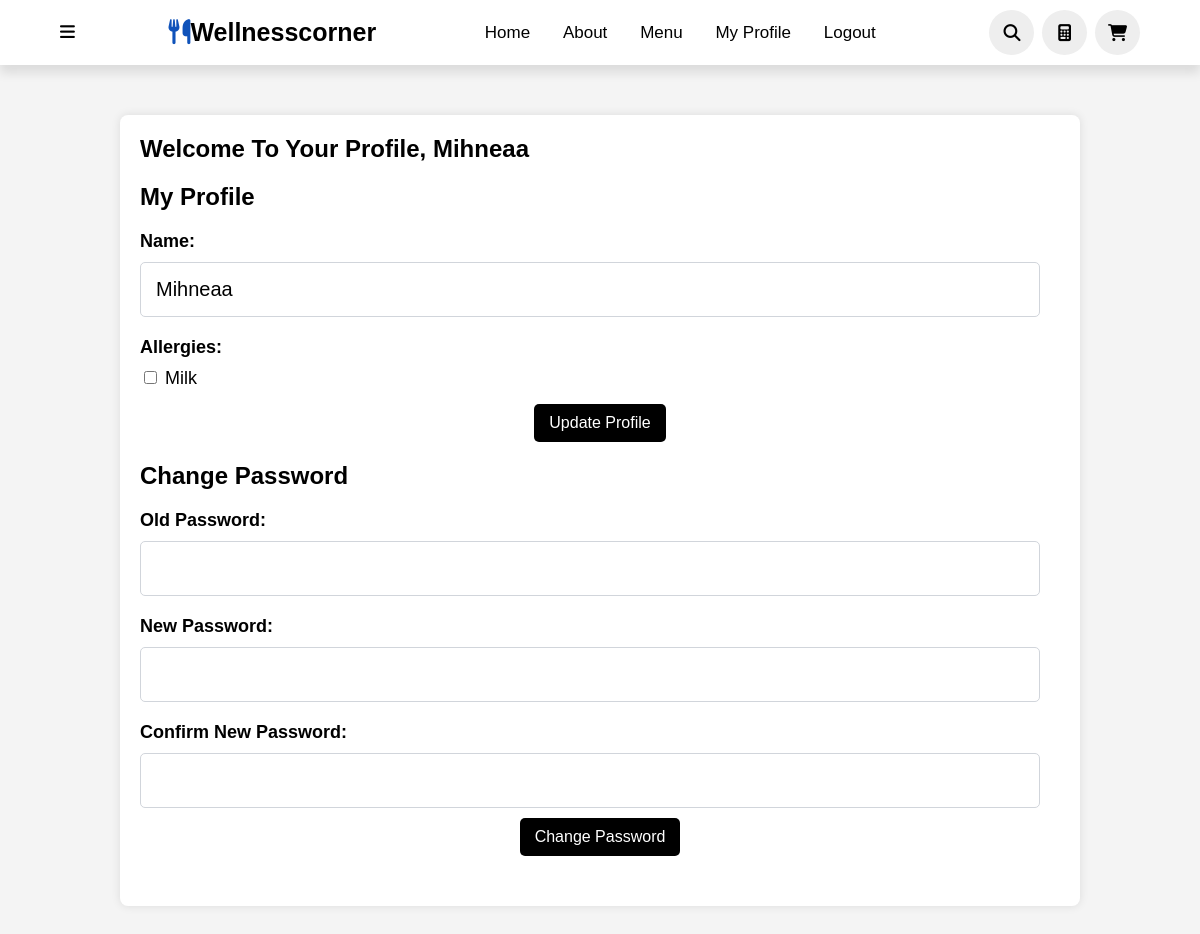
Page /myaccount/ (signed in) on the committed database.
### WellnessCorner/models.py (models this page shows, shortened)
class User(AbstractBaseUser, PermissionsMixin):
    email = models.EmailField(default='', unique=True)
    name = models.CharField(max_length=255,  default='')
    is_active = models.BooleanField(default=True)
    is_superuser = models.BooleanField(default=False)
    is_staff = models.BooleanField(default=False)
    date_joined = models.DateTimeField(default=timezone.now)
    last_login = models.DateTimeField(blank=True, null=True)
    allergies = models.ManyToManyField(Allergy, blank=True)
    is_subscribed = models.BooleanField(default=False)
    objects = CustomUserManager()
    USERNAME_FIELD = 'email'
    EMAIL_FIELD = 'email'
    REQUIRED_FIELDS = ['name']
    class Meta:
        verbose_name = 'User'
        verbose_name_plural = 'Users'
    def get_full_name(self):
        return self.name

class Allergy(models.Model):
    name = models.CharField(max_length=100)
    def __str__(self):
        return self.name

### WellnessCorner/views.py (the view)
# urls.py: path('myaccount/', views.myaccount, name='myaccount'),
@login_required
def myaccount(request):
    user = request.user
    if request.method == 'POST':
        form = UserAccountForm(request.POST, instance=user)
        password_change_form = CustomPasswordChangeForm(request.user, request.POST)
        if form.is_valid():
            form.save()
            messages.success(request, 'Profile updated successfully.')
            if password_change_form.is_valid():
                password_change_form.save()
                messages.success(request, 'Password updated successfully.')
            return redirect('myaccount')  # Redirect to the profile page after successful update
    else:
        form = UserAccountForm(instance=user)
        password_change_form = CustomPasswordChangeForm(user=request.user)
    return render(request, 'myaccount.html', {'form': form, 'password_change_form': password_change_form})

### WellnessCorner/forms.py
class UserAccountForm(forms.ModelForm):
    allergies = forms.ModelMultipleChoiceField(
        queryset=Allergy.objects.all(),
        widget=forms.CheckboxSelectMultiple,
        required=False,
        label="Allergies",
        help_text="Select your allergies."
    )
    class Meta:
        model = User
        fields = ['name', 'allergies']

class CustomPasswordChangeForm(PasswordChangeForm):
    old_password = forms.CharField(
        label='Old Password',
        widget=forms.PasswordInput(attrs={'class': 'form-control'}),
    )
    class Meta:
        model = User
        fields = ['old_password', 'new_password1', 'new_password2']

### templates/myaccount.html (shortened to what this page needs)
{% load static %}
<!DOCTYPE html>
<html lang="en">
<head>
    <link rel="stylesheet" href="{% static 'post-form.css' %}">
</head>
<body>
<header>
    <div class="more">
        <i class="fa-solid fa-bars" onclick="toggleBar()"></i>
    </div>
    <a href="#" class="logo"><i class="fas fa-utensils"></i>Wellnesscorner</a>
    <nav class="navbar">
        <a href="{% url 'index' %}">Home</a>
        <a href="#about">about</a>
        <a href="#menu">menu</a>
        <a href="{% url 'myaccount' %}">My Profile</a>
        <a href="{% url 'logout' %}">Logout</a>
    </nav>
    <div class="icons">
        <i class="fas fa-search" id="search-icon" onclick="toggleSearch()"></i>
        <a href="{% url 'calculator' %}" class="fa-solid fa-calculator"></a>
        <a href="{% url 'basket_page' %}" class="fas fa-shopping-cart"></a>
    </div>
</header>
<div class="wrapper profile">
    <div class="profile-container">
        <h2>Welcome to your profile, {{ user.get_full_name }}</h2>
        <div class="col-right">
            <div class="profile-form">
                <h2>My Profile</h2>
                <form method="post" enctype="multipart/form-data">
                    <label for="{{ form.name.id_for_label }}">Name:</label>
                    {{ form.name }}
                    <label for="{{ form.allergies.id_for_label }}">Allergies:</label>
                    {% for allergy in form.allergies %}
                        <div class="checkbox">
                            {{ allergy.tag }} {{ allergy.choice_label }}
                        </div>
                    {% endfor %}
                    <button class="password-change-form button" type="submit">Update Profile</button>
                </form>
                <h2>Change Password</h2>
                <form method="post" action="{% url 'password_change' %}">
                    <label for="{{ password_change_form.old_password.id_for_label }}">Old Password:</label>
                    {{ password_change_form.old_password }}
                    <label for="{{ password_change_form.new_password1.id_for_label }}">New Password:</label>
                    {{ password_change_form.new_password1 }}
                    <label for="{{ password_change_form.new_password2.id_for_label }}">Confirm New Password:</label>
                    {{ password_change_form.new_password2 }}
                    <button class="password-change-form button" type="submit">Change Password</button>
                </form>
            </div>
        </div>
    </div>
</div>
</body>
</html>

### static/post-form.css (style rules this page uses)
* { font-family: 'Nunito', sans-serif; box-sizing: border-box; text-decoration: none; outline: none; border: none; text-transform: capitalize; transition: all .2s linear; }
html { font-size: 62.5%; overflow-x: hidden; scroll-padding-top: 5.5rem; scroll-behavior: smooth; }
header { top: 0; left: 0; right: 0; background: #fff; padding: 1rem 5%; display: flex; align-items: center; justify-content: space-between; z-index: 2; box-shadow: 0 8px 10px rgba(0, 0, 0, 0.1); }
header .logo { color: black; font-size: 2.5rem; font-weight: bolder; }
header .logo i { color: #0F52BA; }
header .navbar a { font-size: 1.7rem; border-radius: .5rem; padding: .5rem 1.5rem; color: black; }
.more { font-size: 1.7rem; color: black; }
header .icons i, header .icons a { cursor: pointer; margin-left: .5rem; height: 4.5rem; line-height: 4.5rem; width: 4.5rem; text-align: center; font-size: 1.7rem; color: black; border-radius: 50%; background: #eee; }
body { font-family: Arial, sans-serif; margin: 0; padding: 0; display: flex; flex-direction: column; align-items: center; justify-content: flex-start; min-height: 100vh; background-color: #f3f4f6; }
header { width: 100%; }
h2 { color: #000000; font-weight: bold; font-size: 2.4rem; margin: 0; margin-bottom: 1rem; }
label { color: #000000; font-size: 3.0rem; margin-bottom: 0.5rem; display: block; margin-right: 1rem; margin-top:20px; width: 100%; }
input[type="text"],input[type="password"],input[type="number"], select, .select, textarea { width: calc(100% - 2rem); font-size: 1.9rem; background-color: #ffffff; border-radius: 0.5rem; border: 1.2px solid #d1d5db; color: #000000; padding: 1rem; margin-top: 0.5rem; margin-bottom: 1rem; margin-right: 1rem; display: block; }
button[type="submit"] { background-color: black; color: white; border-radius: 0.5rem; padding: 1rem 1.5rem; font-size: 1.6rem; transition: all 0.2s ease-in-out; cursor: pointer; border: none; outline: none; display: block; margin: 0 auto; }
body { font-family: 'Arial', sans-serif; margin: 0; padding: 0; background-color: #f4f4f4; }
.wrapper { width: 80%; font-size: 100%; margin: 50px auto; }
.profile-container { background-color: #fff; padding: 20px; border-radius: 8px; box-shadow: 0 0 10px rgba(0, 0, 0, 0.1); }
.col-right { margin-top: 20px; }
.profile-form { margin-bottom: 30px; }
form { margin-bottom: 20px; }
label { display: block; margin-bottom: 10px; font-weight: bold; font-size: 18px; }
.checkbox { margin-bottom: 10px; font-size:1.8rem; }
.profile-form form input { padding: 15px; box-sizing: border-box; margin-bottom: 10px; font-size:20px; }
.button { background-color: #007bff; color: #fff; padding: 10px 20px; border: none; border-radius: 5px; cursor: pointer; }
.profile-form form label { font-size: 18px; }

### rows in the picture
User: get_full_name "Mihneaa", name "Mihneaa"
Allergy: choice_label "Milk"
